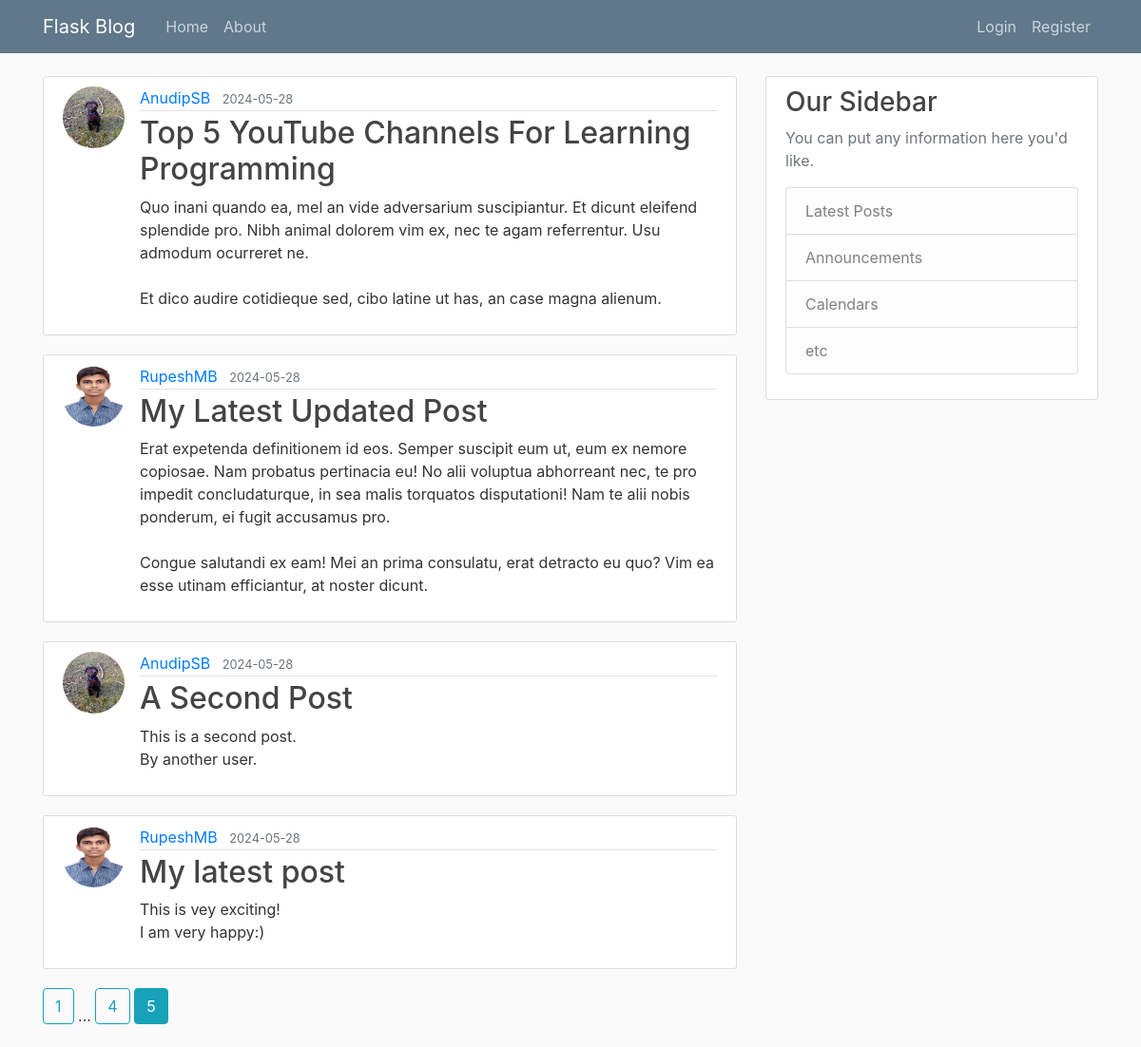
/home?page=5, run on the app's committed database.
### flaskblog/models.py (models this page shows, shortened)
class Post(db.Model):
    id = db.Column(db.Integer, primary_key=True)
    title = db.Column(db.String(100), nullable=False)
    date_posted = db.Column(db.DateTime, nullable=False, default=lambda: datetime.now(timezone.utc))
    content = db.Column(db.Text, nullable=False)
    user_id = db.Column(db.Integer, db.ForeignKey('user.id'), nullable=False)

class User(db.Model, UserMixin):
    id = db.Column(db.Integer, primary_key=True)
    username = db.Column(db.String(20), unique=True, nullable=False)
    email = db.Column(db.String(120), unique=True, nullable=False)
    image_file = db.Column(db.String(20), nullable=False, default='default.jpg')
    password = db.Column(db.String(60), nullable=False)
    posts = db.relationship('Post', backref='name', lazy=True)

### flaskblog/main/routes.py (the view)
@main.route("/")
@main.route("/home")
def home():
    page = request.args.get('page',1,type=int)
    posts= Post.query.order_by(Post.date_posted.desc()).paginate(page=page, per_page=5)
    return render_template('home.html', posts=posts)

### flaskblog/templates/home.html
{% extends "layout.html" %}
{% block content %}
    {% for post in posts.items %}
        <article class="media content-section">
            <img class="rounded-circle article-img" src="{{url_for('static', filename='profile_pics/' + post.name.image_file)}}">
            <div class="media-body">
            <div class="article-metadata">
                <a class="mr-2" href="{{ url_for('users.user_posts',username=post.name.username) }}">{{ post.name.username }}</a>
                <small class="text-muted">{{ post.date_posted.strftime('%Y-%m-%d') }}</small>
            </div>
            <h2><a class="article-title" href="{{ url_for('posts.post', post_id=post.id )}}">{{ post.title }}</a></h2>
            <p class="article-content">{{ post.content }}</p>
            </div>
        </article>
    {% endfor %}
    {% for page_num in posts.iter_pages(left_edge=1, right_edge=1, left_current=1, right_current=2) %}
        {% if page_num %}
            {% if posts.page == page_num %}
                <a class="btn btn-info mb-4" href="{{ url_for('main.home', page=page_num)}}">{{ page_num }}</a>
            {% else %}
                <a class="btn btn-outline-info mb-4" href="{{ url_for('main.home', page=page_num)}}">{{ page_num }}</a>
            {% endif %}
        {% else %}
            ...
        {% endif %}
    {% endfor %}
{% endblock content %}

### flaskblog/static/main.css (style rules this page uses)
body { background: #fafafa; color: #333333; margin-top: 5rem; }
h1, h2, h3, h4, h5, h6 { color: #444444; }
.content-section { background: #ffffff; padding: 10px 20px; border: 1px solid #dddddd; border-radius: 3px; margin-bottom: 20px; }
.article-title { color: #444444; }
.article-content { white-space: pre-line; }
.article-img { height: 65px; width: 65px; margin-right: 16px; }
.article-metadata { padding-bottom: 1px; margin-bottom: 4px; border-bottom: 1px solid #e3e3e3 }

### data on the page
Post: image_file (picture), name.username "AnudipSB", date_posted "2024-05-28", title "Top 5 YouTube Channels For Learning Programming", content "Quo inani quando ea, mel an vide adversarium suscipiantur. Et dicunt eleifend splendide pro. Nibh animal dolorem vim ex, nec te agam referrentur. Usu admodum ocurreret ne. Et dico audire cotidieque sed, cibo latine ut has, an case magna alienum."
Post: image_file (picture), name.username "RupeshMB", date_posted "2024-05-28", title "My Latest Updated Post", content "Erat expetenda definitionem id eos. Semper suscipit eum ut, eum ex nemore copiosae. Nam probatus pertinacia eu! No alii voluptua abhorreant nec, te pro impedit concludaturque, in sea malis torquatos disputationi! Nam te alii nobis ponderum, ei fugit accusamus pro. Congue salutandi ex eam! Mei an prima consulatu, erat detracto eu quo? Vim ea esse utinam efficiantur, at noster dicunt."
Post: image_file (picture), name.username "AnudipSB", date_posted "2024-05-28", title "A Second Post", content "This is a second post. By another user."
Post: image_file (picture), name.username "RupeshMB", date_posted "2024-05-28", title "My latest post", content "This is vey exciting! I am very happy:)"

### other printed values
{{ page_num }} "1" "4"
{{ page_num }} "5"
